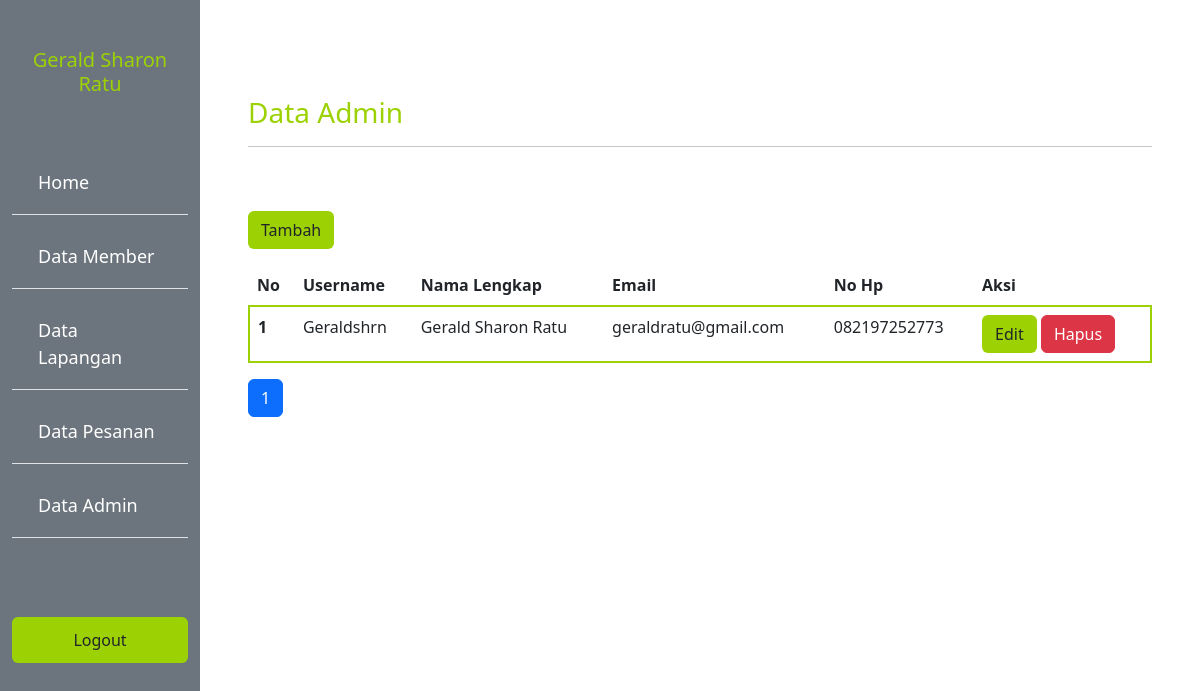
The app's page /admin/admin.php (signed in) with its own data.
### tables this page shows
CREATE TABLE `admin_212279` (
  `212279_id_user` int(3) NOT NULL,
  `212279_username` varchar(20) NOT NULL,
  `212279_password` varchar(20) NOT NULL,
  `212279_nama` varchar(50) NOT NULL,
  `212279_no_handphone` varchar(15) NOT NULL,
  `212279_email` varchar(50) NOT NULL
);

### functions.php (called while the page is built, shortened)
<?php
$conn = mysqli_connect("localhost", "root", "", "dbfutsal");
function query($query)
{
  global $conn;
  $result = mysqli_query($conn, $query);
  $rows = [];
  while ($row = mysqli_fetch_assoc($result)) {
    $rows[] = $row;
  }
  return $rows;
}

### admin/admin.php (the view, shortened to what this page needs)
<?php
require "../functions.php";
$jmlHalamanPerData = 5;
$jumlahData = count(query("SELECT * FROM admin_212279"));
$jmlHalaman = ceil($jumlahData / $jmlHalamanPerData);
if (isset($_GET["halaman"])) {
  $halamanAktif = $_GET["halaman"];
} else {
  $halamanAktif = 1;
}
$awalData = ($jmlHalamanPerData * $halamanAktif) - $jmlHalamanPerData;
$admin = query("SELECT * FROM admin_212279 LIMIT $awalData, $jmlHalamanPerData");
?>
<!DOCTYPE html>
<html lang="en">
<head>
  <link rel="stylesheet" href="../style.css">
  <link href="https://cdn.jsdelivr.net/npm/bootstrap@5.3.0-alpha1/dist/css/bootstrap.min.css" rel="stylesheet">
</head>
<body>
  <div class="container-fluid">
    <div class="row min-vh-100">
      <div class="sidebar col-2 bg-secondary">
        <h5 class="mt-5 judul text-center"><?= $_SESSION["username"]; ?></h5>
        <ul class="list-group list-group-flush">
          <li class="list-group-item bg-transparent"><a href="home.php">Home</a></li>
          <li class="list-group-item bg-transparent"><a href="member.php">Data Member</a></li>
          <li class="list-group-item bg-transparent"><a href="lapangan.php">Data Lapangan</a></li>
          <li class="list-group-item bg-transparent"><a href="pesan.php">Data Pesanan</a></li>
          <li class="list-group-item bg-transparent"><a href="admin.php">Data Admin</a></li>
          <li class="list-group-item bg-transparent"></li>
        </ul>
        <a href="../logout.php" class="mt-5 btn btn-inti text-dark">Logout</a>
      </div>
      <div class="col-10 p-5 mt-5">
        <h3 class="judul">Data Admin</h3>
        <hr>
        <button class="btn btn-inti mt-5" data-bs-toggle="modal" data-bs-target="#tambahModal">Tambah</button>
        <table class="table table-hover mt-3">
          <thead class="table-inti">
            <tr>
              <th scope="col">No</th>
              <th scope="col">Username</th>
              <th scope="col">Nama Lengkap</th>
              <th scope="col">Email</th>
              <th scope="col">No Hp</th>
              <th scope="col">Aksi</th>
            </tr>
          </thead>
          <tbody class="text">
            <?php $i = 1; ?>
            <?php foreach ($admin as $row) : ?>
              <tr>
                <th scope="row"><?= $i++; ?></th>
                <td><?= $row["212279_username"]; ?></td>
                <td><?= $row["212279_nama"]; ?></td>
                <td><?= $row["212279_email"]; ?></td>
                <td><?= $row["212279_no_handphone"]; ?> </td>
                <td>
                  <button class="btn btn-inti" data-bs-toggle="modal" data-bs-target="#editModal<?= $row["212279_id_user"]; ?>">Edit</button>
                  <a href="./controller/hapusAdmin.php?id=<?= $row["212279_id_user"]; ?>" class="btn btn-danger">Hapus</a>
                </td>
              </tr>
            <?php endforeach; ?>
          </tbody>
        </table>
        <ul class="pagination">
          <?php for ($i = 1; $i <= $jmlHalaman; $i++) : ?>
            <?php if ($i == $halamanAktif) : ?>
              <li class="page-item active"><a class="page-link" href="?halaman=<?= $i; ?>"><?= $i; ?></a></li>
            <?php else : ?>
              <li class="page-item "><a class="page-link" href="?halaman=<?= $i; ?>"><?= $i; ?></a></li>
            <?php endif; ?>
          <?php endfor; ?>
        </ul>
      </div>
</body>
</html>

### style.css (style rules this page uses)
:root { --primary: #9cd203; --hover: #79a300; --bg: #eeeeee; }
.table-inti { background-color: var(--primary); }
.judul { color: var(--primary); }
.text { border: 2px solid var(--primary); border-radius: 8px; background-color: var(--bg); }
.btn-inti { background-color: var(--primary) !important; }
.sidebar ul { list-style: none; margin-top: 50px; }
.sidebar li { color: white; text-decoration: none; font-size: 18px; margin: 5px 0; }
.sidebar a { display: block; color: white; padding: 10px; text-decoration: none; }

### records on screen
admin_212279: 212279_username "Geraldshrn", 212279_nama "Gerald Sharon Ratu", 212279_email "geraldratu@gmail.com", 212279_no_handphone "082197252773"

### other values on screen
$_SESSION["username"] "Gerald Sharon Ratu"
